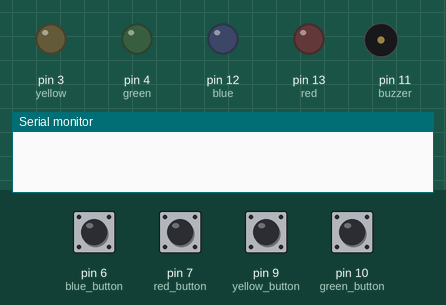
This sketch was run on a simulated Arduino Uno, built with avr-gcc and run on an emulated ATmega328P. On the bench: output pins drawn as LEDs (lit = HIGH), buzzer (waves = sounding), the last lines printed to the serial monitor. Dashed ring = blinking. The inputs (shaded band) are chosen by the test bench; at power-on: pin 6 (blue_button), pin 7 (red_button), pin 9 (yellow_button), pin 10 (green_button) HIGH. Random numbers use the default seed unless the sketch sets one.

Above: at 1.3 s.
1.4 s: pin 6 (blue_button) pulled LOW for 0.15 s
At 2.96 s:
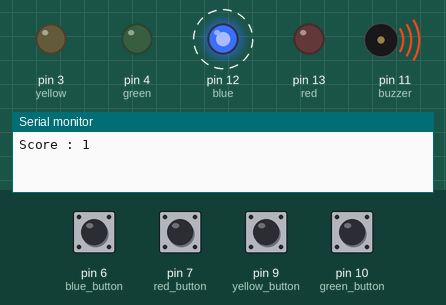
4.5 s: pin 7 (red_button) pulled LOW for 0.15 s
At 6.11 s:
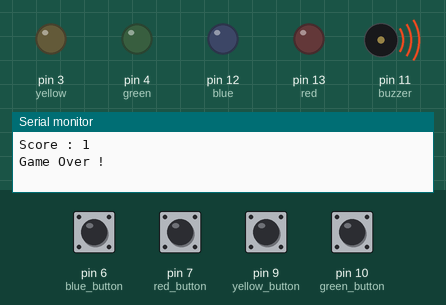
7.5 s: pin 9 (yellow_button) pulled LOW for 1 s
10.5 s: pin 10 (green_button) pulled LOW for 1 s
At 14.48 s:
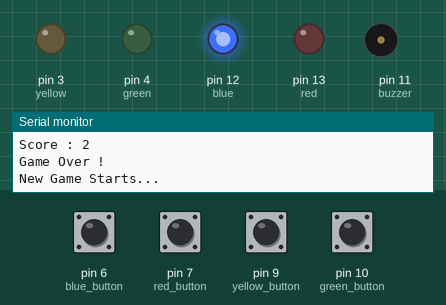
Timing chart, 0 to 16.0 s (numbered marks = the images above; inputs shaded):
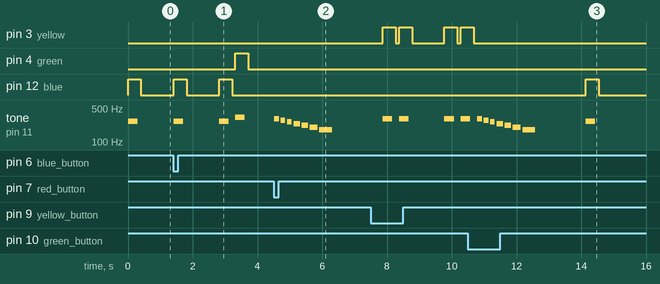

Measured:
- after the input at 1.4 s, pin 4 (green): LOW → HIGH after 1.9 s, → LOW 0.40 s later; pin 12 (blue): alternates HIGH for 0.40 s and LOW for 1.0 s, starting at once; tone on pin 11 (buzzer): plays 270 Hz for 0.30 s, 270 Hz for 0.30 s, 320 Hz for 0.30 s, starting at once
- after the input at 4.5 s, tone on pin 11 (buzzer): plays 300 Hz for 0.15 s, 280 Hz for 0.15 s, 260 Hz for 0.15 s, 240 Hz for 0.20 s, 220 Hz for 0.20 s, 200 Hz for 0.25 s … (7 notes in this stretch), starting at once
- after the input at 10.5 s, pin 12 (blue): LOW → HIGH after 3.6 s, → LOW 0.40 s later

The sketch:

simon_says.ino
```cpp
#define red 13
#define blue 12
#define green 4
#define yellow 3
#define red_button 7
#define blue_button 6
#define green_button 10
#define yellow_button 9
#define buzzer 11
#define red_sound 250
#define blue_sound 270
#define green_sound 320
#define yellow_sound 300
int led[] = {blue, red, yellow, green};
int sound[] = {blue_sound, red_sound, yellow_sound, green_sound};
int game_seq[100];
int user_seq[100];
int seq_num = 0;
int score = 0;

void setup() {
Serial.begin(9600);
pinMode(red, OUTPUT);
pinMode(blue, OUTPUT);
pinMode(yellow, OUTPUT);
pinMode(green, OUTPUT);

pinMode(buzzer, OUTPUT);

pinMode(red_button, INPUT_PULLUP);
pinMode(blue_button, INPUT_PULLUP);
pinMode(yellow_button, INPUT_PULLUP);
pinMode(green_button, INPUT_PULLUP);

randomSeed(analogRead(A0));
}

void new_sequence(){
  int i = random(0,4);
  game_seq[seq_num] = i;
  seq_num++;
}

void play_seq(){
  for(int i=0; i<seq_num; i++){
    digitalWrite(led[game_seq[i]], HIGH);
    tone(buzzer, sound[game_seq[i]], 300);
    delay(400);
    digitalWrite(led[game_seq[i]], LOW);
    delay(100);
  }
}

void gameOverMusic() {
  int notes[] = {300, 280, 260, 240, 220, 200, 180};
  int duration[] = {150, 150, 150, 200, 200, 250, 400};

  for (int i = 0; i < 7; i++) {
    tone(buzzer, notes[i], duration[i]);
    delay(duration[i] + 50);
  }

  noTone(buzzer);
}

void loop() {
  new_sequence();
  play_seq();
  int passed = 1;

  for(int i=0; i<seq_num; i++){

    int pressed = -1;

    while(pressed == -1){
    if(!digitalRead(blue_button)) pressed = 0;
    else if(!digitalRead(red_button)) pressed = 1;
    else if(!digitalRead(yellow_button)) pressed = 2;
    else if(!digitalRead(green_button)) pressed = 3;
    delay(10);
    }

    if(pressed==game_seq[i]){
      digitalWrite(led[pressed], HIGH);
      tone(buzzer, sound[pressed], 300);
      delay(400);
      digitalWrite(led[pressed], LOW);
    }

    else{
      Serial.println("Game Over !");
      gameOverMusic();
      seq_num = 0;
      delay(500);
      Serial.println("New Game Starts...");
      passed = 0;
      break;
    }
  }
  if(passed){
  score++;
  Serial.print("Score : ");
  Serial.println(score);
  }

  delay(1000);
}
```
